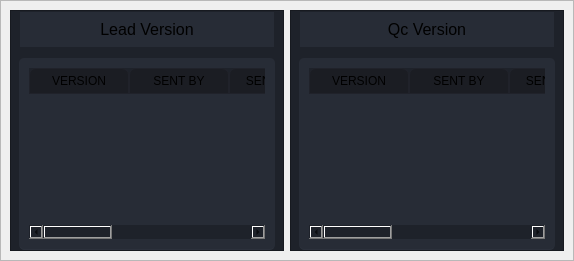
                         <widget class="QWidget" name="versions_page">
                          <attribute name="title">
                           <string>VERSIONS</string>
                          </attribute>
                          <layout class="QGridLayout" name="gridLayout_37">
                           <property name="leftMargin">
                            <number>0</number>
                           </property>
                           <property name="topMargin">
                            <number>0</number>
                           </property>
                           <property name="rightMargin">
                            <number>0</number>
                           </property>
                           <property name="bottomMargin">
                            <number>0</number>
                           </property>
                           <property name="spacing">
                            <number>0</number>
                           </property>
                           <item row="0" column="0">
                            <widget class="QFrame" name="frame_2">
                             <property name="frameShape">
                              <enum>QFrame::StyledPanel</enum>
                             </property>
                             <property name="frameShadow">
                              <enum>QFrame::Raised</enum>
                             </property>
                             <layout class="QHBoxLayout" name="horizontalLayout_40">
                              <item>
                               <widget class="QFrame" name="frame_12">
                                <property name="styleSheet">
                                 <string notr="true">background-color: rgb(30, 34, 42);</string>
                                </property>
                                <property name="frameShape">
                                 <enum>QFrame::StyledPanel</enum>
                                </property>
                                <property name="frameShadow">
                                 <enum>QFrame::Raised</enum>
                                </property>
                                <layout class="QGridLayout" name="gridLayout_31">
                                 <property name="leftMargin">
                                  <number>8</number>
                                 </property>
                                 <property name="topMargin">
                                  <number>0</number>
                                 </property>
                                 <property name="rightMargin">
                                  <number>8</number>
                                 </property>
                                 <property name="bottomMargin">
                                  <number>0</number>
                                 </property>
                                 <property name="horizontalSpacing">
                                  <number>0</number>
                                 </property>
                                 <property name="verticalSpacing">
                                  <number>10</number>
                                 </property>
                                 <item row="0" column="0">
                                  <widget class="QFrame" name="frame_11">
                                   <property name="styleSheet">
                                    <string notr="true">background-color: rgb(39, 44, 54);</string>
                                   </property>
                                   <property name="frameShape">
                                    <enum>QFrame::StyledPanel</enum>
                                   </property>
                                   <property name="frameShadow">
                                    <enum>QFrame::Raised</enum>
                                   </property>
                                   <layout class="QGridLayout" name="gridLayout_30">
                                    <property name="leftMargin">
                                     <number>0</number>
                                    </property>
                                    <property name="topMargin">
                                     <number>8</number>
                                    </property>
                                    <property name="rightMargin">
                                     <number>0</number>
                                    </property>
                                    <property name="bottomMargin">
                                     <number>8</number>
                                    </property>
                                    <property name="spacing">
                                     <number>0</number>
                                    </property>
                                    <item row="0" column="0">
                                     <widget class="QLabel" name="label_31">
                                      <property name="font">
                                       <font>
                                        <family>Segoe UI</family>
                                        <pointsize>12</pointsize>
                                       </font>
                                      </property>
                                      <property name="text">
                                       <string>Lead Version</string>
                                      </property>
                                      <property name="alignment">
                                       <set>Qt::AlignCenter</set>
                                      </property>
                                     </widget>
                                    </item>
                                   </layout>
                                  </widget>
                                 </item>
                                 <item row="1" column="0">
                                  <widget class="QTableWidget" name="int_tabWid">
                                   <property name="focusPolicy">
                                    <enum>Qt::NoFocus</enum>
                                   </property>
                                   <property name="styleSheet">
                                    <string notr="true">QTableWidget {	
	background-color: rgb(39, 44, 54);
	padding: 10px;
	border-radius: 5px;
	gridline-color: rgb(44, 49, 60);
	border-bottom: 1px solid rgb(44, 49, 60);
}
QTableWidget::item{
	border-top: 1px solid red;
	border-color: rgb(44, 49, 60);
	padding-left: 5px;
	padding-right: 5px;
	gridline-color: rgb(44, 49, 60);
}
QTableWidget::item:selected{
	background-color: rgb(85, 170, 255);
}
QScrollBar:horizontal {
    border: none;
    background: rgb(52, 59, 72);
    height: 14px;
    margin: 0px 21px 0 21px;
	border-radius: 0px;
}
 QScrollBar:vertical {
	border: none;
    background: rgb(52, 59, 72);
    width: 14px;
    margin: 21px 0 21px 0;
	border-radius: 0px;
 }
QHeaderView::section{
	Background-color: rgb(39, 44, 54);
	max-width: 30px;
	border: 1px solid rgb(44, 49, 60);
	border-style: none;
    border-bottom: 1px solid rgb(44, 49, 60);
    border-right: 1px solid rgb(44, 49, 60);
}
QTableWidget::horizontalHeader {	
	background-color: rgb(81, 255, 0);
}
QHeaderView::section:horizontal
{
    border: 1px solid rgb(32, 34, 42);
	background-color: rgb(27, 29, 35);
	padding: 3px;
	border-top-left-radius: 7px;
    border-top-right-radius: 7px;
}
QHeaderView::section:vertical
{
    border: 1px solid rgb(44, 49, 60);
}
</string>
                                   </property>
                                   <property name="editTriggers">
                                    <set>QAbstractItemView::NoEditTriggers</set>
                                   </property>
                                   <property name="showGrid">
                                    <bool>false</bool>
                                   </property>
                                   <attribute name="verticalHeaderVisible">
                                    <bool>false</bool>
                                   </attribute>
                                   <column>
                                    <property name="text">
                                     <string>VERSION</string>
                                    </property>
                                   </column>
                                   <column>
                                    <property name="text">
                                     <string>SENT BY</string>
                                    </property>
                                   </column>
                                   <column>
                                    <property name="text">
                                     <string>SENT DATE</string>
                                    </property>
                                   </column>
                                   <column>
                                    <property name="text">
                                     <string>STATUS</string>
                                    </property>
                                   </column>
                                   <column>
                                    <property name="text">
                                     <string>VERIFIED BY</string>
                                    </property>
                                   </column>
                                   <column>
                                    <property name="text">
                                     <string>VERIFIED DATE</string>
                                    </property>
                                   </column>
                                  </widget>
                                 </item>
                                </layout>
                               </widget>
                              </item>
                              <item>
                               <widget class="QFrame" name="frame_38">
                                <property name="styleSheet">
                                 <string notr="true">background-color: rgb(30, 34, 42);</string>
                                </property>
                                <property name="frameShape">
                                 <enum>QFrame::StyledPanel</enum>
                                </property>
                                <property name="frameShadow">
                                 <enum>QFrame::Raised</enum>
                                </property>
                                <layout class="QGridLayout" name="gridLayout_33">
                                 <property name="leftMargin">
                                  <number>8</number>
                                 </property>
                                 <property name="topMargin">
                                  <number>0</number>
                                 </property>
                                 <property name="rightMargin">
                                  <number>8</number>
                                 </property>
                                 <property name="bottomMargin">
                                  <number>0</number>
                                 </property>
                                 <property name="horizontalSpacing">
                                  <number>0</number>
                                 </property>
                                 <property name="verticalSpacing">
                                  <number>10</number>
                                 </property>
                                 <item row="0" column="0">
                                  <widget class="QFrame" name="frame_39">
                                   <property name="styleSheet">
                                    <string notr="true">background-color: rgb(39, 44, 54);</string>
                                   </property>
                                   <property name="frameShape">
                                    <enum>QFrame::StyledPanel</enum>
                                   </property>
                                   <property name="frameShadow">
                                    <enum>QFrame::Raised</enum>
                                   </property>
                                   <layout class="QGridLayout" name="gridLayout_34">
                                    <property name="leftMargin">
                                     <number>0</number>
                                    </property>
                                    <property name="topMargin">
                                     <number>8</number>
                                    </property>
                                    <property name="rightMargin">
                                     <number>0</number>
                                    </property>
                                    <property name="bottomMargin">
                                     <number>8</number>
                                    </property>
                                    <property name="spacing">
                                     <number>0</number>
                                    </property>
                                    <item row="0" column="0">
                                     <widget class="QLabel" name="label_33">
                                      <property name="font">
                                       <font>
                                        <family>Segoe UI</family>
                                        <pointsize>12</pointsize>
                                       </font>
                                      </property>
                                      <property name="text">
                                       <string>Qc Version</string>
                                      </property>
                                      <property name="alignment">
                                       <set>Qt::AlignCenter</set>
                                      </property>
                                     </widget>
                                    </item>
                                   </layout>
                                  </widget>
                                 </item>
                                 <item row="1" column="0">
                                  <widget class="QTableWidget" name="qc_tabWid">
                                   <property name="focusPolicy">
                                    <enum>Qt::NoFocus</enum>
                                   </property>
                                   <property name="styleSheet">
                                    <string notr="true">QTableWidget {	
	background-color: rgb(39, 44, 54);
	padding: 10px;
	border-radius: 5px;
	gridline-color: rgb(44, 49, 60);
	border-bottom: 1px solid rgb(44, 49, 60);
}
QTableWidget::item{
	border-top: 1px solid red;
	border-color: rgb(44, 49, 60);
	padding-left: 5px;
	padding-right: 5px;
	gridline-color: rgb(44, 49, 60);
}
QTableWidget::item:selected{
	background-color: rgb(85, 170, 255);
}
QScrollBar:horizontal {
    border: none;
    background: rgb(52, 59, 72);
    height: 14px;
    margin: 0px 21px 0 21px;
	border-radius: 0px;
}
 QScrollBar:vertical {
	border: none;
    background: rgb(52, 59, 72);
    width: 14px;
    margin: 21px 0 21px 0;
	border-radius: 0px;
 }
QHeaderView::section{
	Background-color: rgb(39, 44, 54);
	max-width: 30px;
	border: 1px solid rgb(44, 49, 60);
	border-style: none;
    border-bottom: 1px solid rgb(44, 49, 60);
    border-right: 1px solid rgb(44, 49, 60);
}
QTableWidget::horizontalHeader {	
	background-color: rgb(81, 255, 0);
}
QHeaderView::section:horizontal
{
    border: 1px solid rgb(32, 34, 42);
	background-color: rgb(27, 29, 35);
	padding: 3px;
	border-top-left-radius: 7px;
    border-top-right-radius: 7px;
}
QHeaderView::section:vertical
{
    border: 1px solid rgb(44, 49, 60);
}
</string>
                                   </property>
                                   <property name="editTriggers">
                                    <set>QAbstractItemView::NoEditTriggers</set>
                                   </property>
                                   <property name="showGrid">
                                    <bool>false</bool>
                                   </property>
                                   <attribute name="verticalHeaderVisible">
                                    <bool>false</bool>
                                   </attribute>
                                   <column>
                                    <property name="text">
                                     <string>VERSION</string>
                                    </property>
                                   </column>
                                   <column>
                                    <property name="text">
                                     <string>SENT BY</string>
                                    </property>
                                   </column>
                                   <column>
                                    <property name="text">
                                     <string>SENT DATE</string>
                                    </property>
                                   </column>
                                   <column>
                                    <property name="text">
                                     <string>STATUS</string>
                                    </property>
                                   </column>
                                   <column>
                                    <property name="text">
                                     <string>VERIFIED BY</string>
                                    </property>
                                   </column>
                                   <column>
                                    <property name="text">
                                     <string>VERIFIED DATE</string>
                                    </property>
                                   </column>
                                  </widget>
                                 </item>
                                </layout>
                               </widget>
                              </item>
                             </layout>
                            </widget>
                           </item>
                          </layout>
                         </widget>
